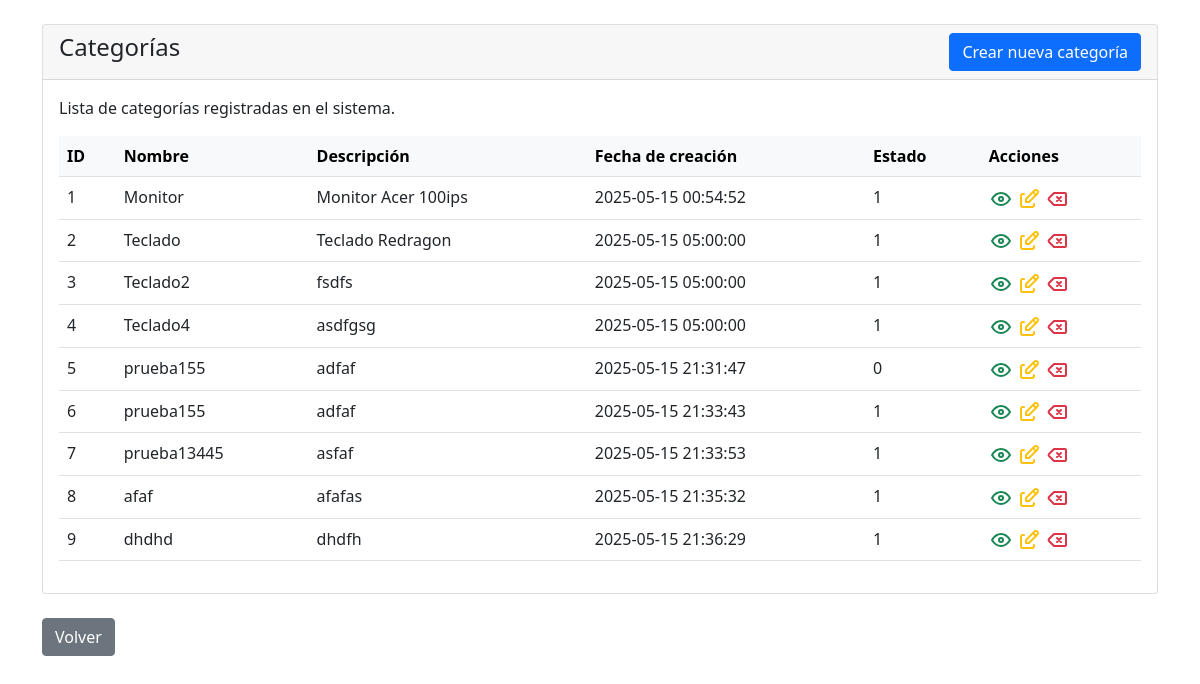
The app's page /sales_system/modules/Category/Views/index.php (signed in) with its own data.
### tables this page shows
CREATE TABLE IF NOT EXISTS `categorias` (
  `id` int NOT NULL AUTO_INCREMENT,
  `nombre` varchar(100) NOT NULL,
  `descripcion` text,
  `fecha_creacion` timestamp NULL DEFAULT CURRENT_TIMESTAMP,
  `estado` tinyint(1) NOT NULL DEFAULT '1',
  PRIMARY KEY (`id`)
);

### sales_system/modules/Category/Controllers/CategoryController.php (called while the page is built, shortened)
<?php
require_once __DIR__ . '/../Model/Category.php';
class CategoryController {
    private $conn;
    public function __construct($conn) {
        $this->conn = $conn;
    }
    public function getCategories() {
        $result = $this->conn->query("SELECT * FROM categorias");
        $categorias = [];
        if ($result && $result->num_rows > 0) {
            while ($row = $result->fetch_assoc()) {
                $categorias[] = new Category(
                    $row['id'],
                    $row['nombre'],
                    $row['descripcion'],
                    $row['fecha_creacion'],
                    $row['estado']
                );
            }
        }
        return $categorias;
    }
}

### sales_system/modules/Category/Model/Category.php (called while the page is built, shortened)
<?php
class Category {
    public function __construct($id = null, $nombre = '', $descripcion = '', $fecha_creacion = '', $estado = '') {
        $this->id = $id;
        $this->nombre = $nombre;
        $this->descripcion = $descripcion;
        $this->fecha_creacion = $fecha_creacion;
        $this->estado = $estado;
    }
}

### sales_system/modules/Category/Views/index.php (the view, shortened to what this page needs)
<?php
require_once '../../../db.php';
require_once '../Model/Category.php';
require_once '../Controllers/CategoryController.php';
$controller = new CategoryController($conn);
$categorias = $controller->getCategories();
?>
<!DOCTYPE html>
<html>
<head>
</head>
<link rel="stylesheet" href="https://cdn.jsdelivr.net/npm/bootstrap@5.1.3/dist/css/bootstrap.min.css">
<body>
    <div class="container mt-4">
        <div class="card">
            <div class="card-header">
                <h4>Categorías
                    <a href="create.php" class="btn btn-primary float-end">Crear nueva categoría</a>
                </h4>
            </div>
            <div class="card-body">
                <p>Lista de categorías registradas en el sistema.</p>
                <?php if (!empty($categorias)) : ?>
                    <table class="table">
                        <tr class="table-light">
                            <th>ID</th>
                            <th>Nombre</th>
                            <th>Descripción</th>
                            <th>Fecha de creación</th>
                            <th>Estado</th>
                            <th>Acciones</th>
                        </tr>
                        <?php foreach ($categorias as $cat) : ?>
                            <tr>
                                <td><?= $cat->id ?></td>
                                <td><?= $cat->nombre ?></td>
                                <td><?= $cat->descripcion ?></td>
                                <td><?= $cat->fecha_creacion ?></td>
                                <td><?= $cat->estado ?></td>
                                <td>
                                    <a href="show.php?id=<?= $cat->id ?>" class=" btn-outline-success"></a>
                                    <a href="edit.php?id=<?= $cat->id ?>" class=" btn-outline-warning"></a>
                                    <a href="delete.php?id=<?= $cat->id ?>" class=" btn-outline-danger"></a>
                            </tr>
                        <?php endforeach; ?>
                    </table>
                <?php else : ?>
                    <p>No hay categorías registradas.</p>
                <?php endif; ?>
        </div>
    </div>
    <a href="../../../dashboard.php" class="btn btn-secondary mt-4">Volver</a>
</body>
</html>

### records on screen
categorias: id "1", nombre "Monitor", descripcion "Monitor Acer 100ips", fecha_creacion "2025-05-15 00:54:52", estado "1"
categorias: id "2", nombre "Teclado", descripcion "Teclado Redragon", fecha_creacion "2025-05-15 05:00:00", estado "1"
categorias: id "3", nombre "Teclado2", descripcion "fsdfs", fecha_creacion "2025-05-15 05:00:00", estado "1"
categorias: id "4", nombre "Teclado4", descripcion "asdfgsg", fecha_creacion "2025-05-15 05:00:00", estado "1"
categorias: id "5", nombre "prueba155", descripcion "adfaf", fecha_creacion "2025-05-15 21:31:47", estado "0"
categorias: id "6", nombre "prueba155", descripcion "adfaf", fecha_creacion "2025-05-15 21:33:43", estado "1"
categorias: id "7", nombre "prueba13445", descripcion "asfaf", fecha_creacion "2025-05-15 21:33:53", estado "1"
categorias: id "8", nombre "afaf", descripcion "afafas", fecha_creacion "2025-05-15 21:35:32", estado "1"
categorias: id "9", nombre "dhdhd", descripcion "dhdfh", fecha_creacion "2025-05-15 21:36:29", estado "1"
